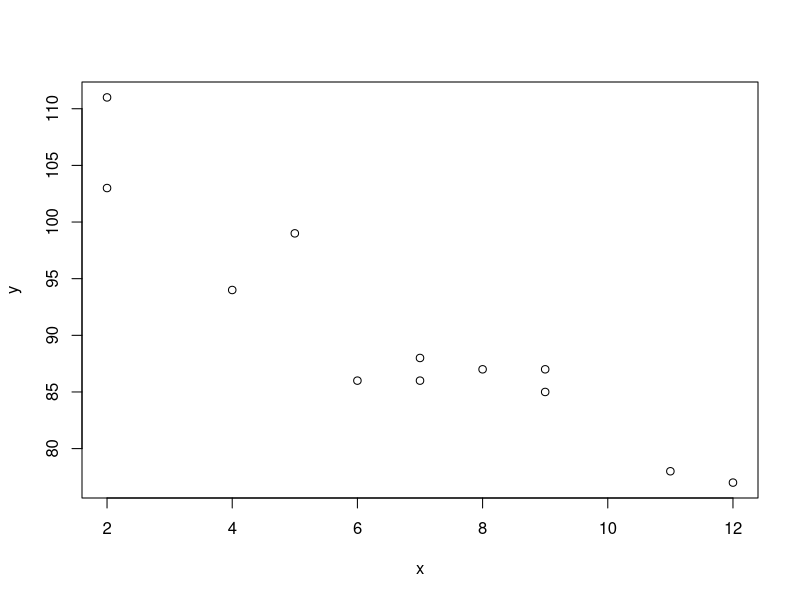
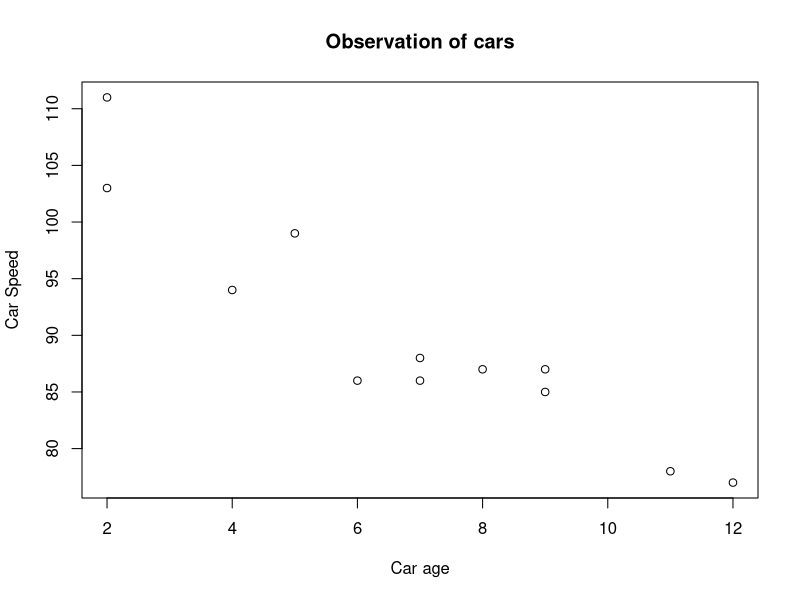
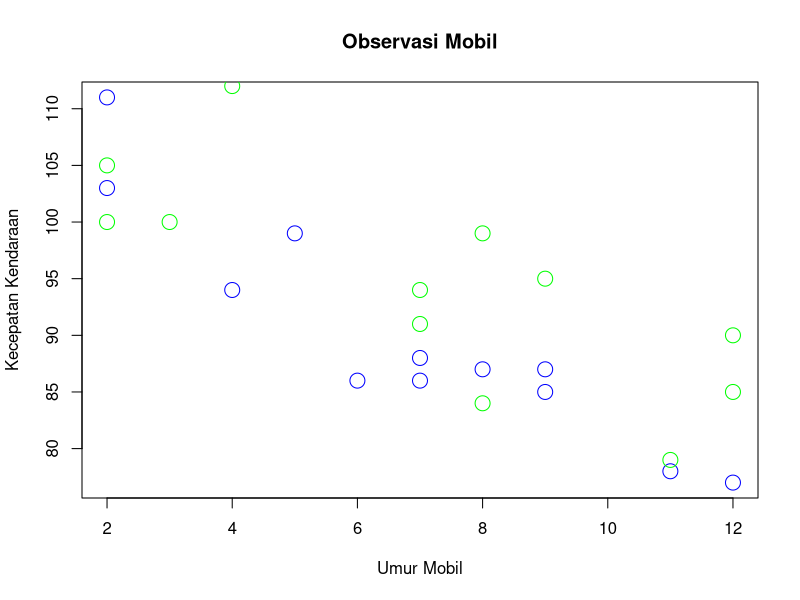

Write R code to recreate these figures, in order.
x <- c(5,7,8,7,2,2,9,4,11,12,9,6)
y <- c(99,86,87,88,111,103,87,94,78,77,85,86)

plot(x, y)




x <- c(5,7,8,7,2,2,9,4,11,12,9,6)
y <- c(99,86,87,88,111,103,87,94,78,77,85,86)

plot(x, y, main="Observation of cars", xlab="Car age", ylab="Car Speed")

x1 <- c(5,7,8,7,2,2,9,4,11,12,9,6)
y1 <- c(99,86,87,88,111,103,87,94,78,77,85,86)

x2 <- c(2,2,8,1,15,8,12,9,7,3,11,4,7,14,12)
y2 <- c(100,105,84,105,90,99,90,95,94,100,79,112,91,80,85)

plot(x1, y1, main="Observasi Mobil", xlab="Umur Mobil", ylab="Kecepatan Kendaraan", col="blue", cex=2)
points(x2, y2, col="green", cex=2)